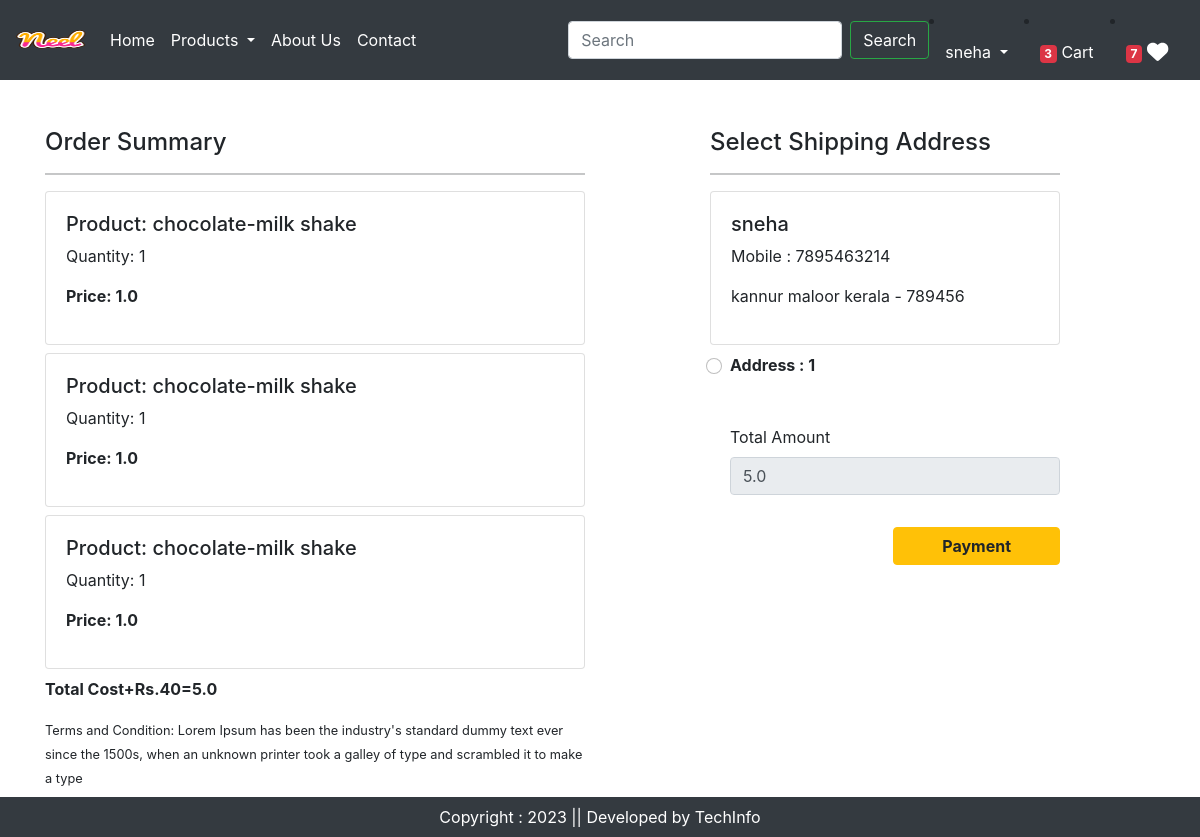
Screenshot of /checkout/ (signed in) with the database file from the repository.
### ecom_app/models.py (models this page shows, shortened)
class Cart(models.Model):
    user=models.ForeignKey(User,on_delete=models.CASCADE)
    product=models.ForeignKey(Product,on_delete=models.CASCADE)
    quantity=models.PositiveIntegerField(default=1)

class Product(models.Model):
    title=models.CharField(max_length=100)
    selling_price=models.FloatField()
    discounted_price=models.FloatField()
    description=models.TextField()
    composition=models.TextField(default='')
    prodapp=models.TextField(default='')
    category=models.CharField(choices=CATEGORY_CHOICES,max_length=2)
    product_image=models.ImageField(upload_to='product')

class Customer(models.Model):
    user=models.ForeignKey(User,on_delete=models.CASCADE)
    name=models.CharField(max_length=200)
    locality=models.CharField(max_length=200)
    city=models.CharField(max_length=50)
    mobile=models.IntegerField(default=0)
    zipcode=models.IntegerField()
    state=models.CharField(choices=STATE_CHOICES,max_length=100)

### ecom_app/views.py (the view, shortened to what this page needs)
# urls.py: path('checkout/',views.checkout.as_view(),name='checkout'),
@method_decorator(login_required,name='dispatch')
class checkout(View):
    def get(self,request):
        totalitem = 0
        wishitem=0
        if request.user.is_authenticated:
            totalitem = len(Cart.objects.filter(user=request.user))
            whishitem = len(Whishlist.objects.filter(user=request.user))
        user=request.user
        add=Customer.objects.filter(user=user)
        cart_items=Cart.objects.filter(user=user)
        famount=0
        for p in cart_items:
            value=p.quantity* p.product.discounted_price
            famount=famount+value
        totalamount=famount+2
        razoramount=int(totalamount * 100)
        client=razorpay.Client(auth=(settings.RAZOR_KEY_ID,settings.RAZOR_KEY_SECRET))
        data={'amount':razoramount,'currency':'INR','receipt':'order_rcptid_12'}
        payment_response=client.order.create(data=data)
        print(payment_response)
        order_id=payment_response['id']
        order_status=payment_response['status']
        return render(request,'checkout.html',locals())

### template/checkout.html (shortened to what this page needs)
{% extends 'base.html' %}
{% load static %}
{% block main-content %}
<div class="container my-5">
    <div class="row mt-5">
        <div class="col-sm-6">
            <h4>Order Summary</h4>
            <hr>
            {% for item in cart_items %}
            <div class="card mb-2">
                <div class="card-body">
                    <h5>Product: {{item.product.title}}</h5>
                    <p>Quantity: {{item.quantity}}</p>
                    <p class="fw-bold">Price: {{item.product.discounted_price}}</p>
                </div>
            </div>
            {% endfor %}
            <p class="fw-bold">Total Cost+Rs.40={{totalamount}}</p>
            <small>Terms and Condition:  Lorem Ipsum has been the industry's standard dummy text ever since the 1500s, when an unknown printer took a galley of type and scrambled it to make a type</small>
        </div>
        <div class="col-sm-4 offset-sm-1">
            <h4>Select Shipping Address</h4>
            <hr>
            <form method="post" id="myform">
                {% for ad in add %}
                <div class="card">
                    <div class="card-body">
                        <h5>{{ad.name}}</h5>
                        <p>Mobile : {{ad.mobile}}</p>
                        <p>{{ad.locality}} {{ad.city}} {{ad.state}} - {{ad.zipcode}}</p>
                    </div>
                </div>
                <div class="form-check mt-2 mb-5">
                <input class="form-check-input" type="radio" name="custid" id="custadd{{forloop.counter}}" value="{{ad.id}}"></input>
                <label class="form-check-label fw-bold" for="custadd{{forloop.counter}}">
                    Address : {{forloop.counter}}</label>
                </div>
                {% endfor %}
                <div class="form-check mb-3">
                <label for="totamount" class="form-label">Total Amount</label>
                <input type="number" class="form-control" id="totamount" name="totamount" value="{{totalamount}}"readonly>
                </div>
                <div class="text-end">
                    <button id="rzp-button1"  type="submit" class="btn btn-warning mt-3 px-5 fw-bold">Payment</button>
                </div>
            </form>
        </div>
    </div>
</div>
{% endblock main-content %}

### template/base.html (shortened to what this page needs)
{% load static %}
<!DOCTYPE html>
<html lang="en">
<head>
  <link href="https://cdn.jsdelivr.net/npm/bootstrap@5.0.2/dist/css/bootstrap.min.css" rel="stylesheet">
<link rel="stylesheet" href="https://cdn.jsdelivr.net/npm/bootstrap@4.4.1/dist/css/bootstrap.min.css">
<link rel="stylesheet" href="{% static 'css/owl.carousel.min.css' %}">
    <link rel="stylesheet" href="{% static 'css/style.css' %}">
    <link rel="stylesheet" href="{% static 'css/all.min.css' %}">
</head>
<body>
<nav class="navbar navbar-expand-lg navbar-dark bg-dark">
  <a class="navbar-brand" href="#">
    <img src="{% static 'images/Neel.png' %}" width="70" height="40">
  </a>
  <div class="collapse navbar-collapse" id="navbarSupportedContent">
    <ul class="navbar-nav mr-auto">
      {% if request.user.is_authenticated %}
      <li class="nav-item active">
        <a class="nav-link" href="/">Home <span class="sr-only">(current)</span></a>
      </li>
      <li class="nav-item dropdown">
        <a class="nav-link dropdown-toggle text-white" href="#" id="navbarDropdown" role="button" data-toggle="dropdown" aria-haspopup="true" aria-expanded="false">
          Products
        </a>
      </li>
      <li class="nav-item">
        <a class="nav-link text-white" href="{% url 'about' %}" tabindex="-1" aria-disabled="true">About Us</a>
      </li>
      <li class="nav-item">
        <a class="nav-link text-white" href="{% url 'contact' %}" tabindex="-1" aria-disabled="true">Contact</a>
      </li>
    </ul>
    <form class="form-inline my-2 my-lg-0" action="/search">
      <input class="form-control mr-sm-2" type="search" placeholder="Search" aria-label="Search">
      <button class="btn btn-outline-success my-2 my-sm-0 text-white" type="submit">Search</button>
    </form>
    <li class="nav-item dropdown">
        <a class="nav-link dropdown-toggle text-white" href="#" id="profileDropdown" role="button" data-toggle="dropdown" aria-haspopup="true" aria-expanded="false">
          {{request.user}}
        </a>
      </li>
      <li class="nav-item">
        <a class="nav-link text-white" href="{% url 'showcart' %}" tabindex="-1" aria-disabled="true"><span class="badge bg-danger">{% if totalitem > 0 %} {{totalitem}} {% endif %}</span> Cart</a>
      </li>
      <li class="nav-item">
        <a class="nav-link text-white" href="{% url 'wishlist' %}" tabindex="-1" aria-disabled="true"><span class="badge bg-danger">{% if whishitem > 0 %} {{whishitem }} {% endif %}</span> <i class="fas fa-heart fa-lg"></i></a>
      </li>
    {% endif %}
  </div>
</nav>
{% block main-content %} {% endblock main-content %}
<footer class="container-fluid bg-dark text-center text-white fixed-bottom p-2 mt-5">
  Copyright : 2023 || Developed by TechInfo
</footer>
</body>
</html>

### rows the page displays
Cart: product "chocolate-milk shake", quantity "1", product.discounted_price "1.0"
Cart: product "chocolate-milk shake", quantity "1", product.discounted_price "1.0"
Cart: product "chocolate-milk shake", quantity "1", product.discounted_price "1.0"
Customer: name "sneha", mobile "7895463214", locality "kannur", city "maloor", state "kerala", zipcode "789456"

### other values shown
{{ request.user }} "sneha"
{{ totalitem }} "3"
{{ whishitem }} "7"
{{ totalamount }} "5.0"
